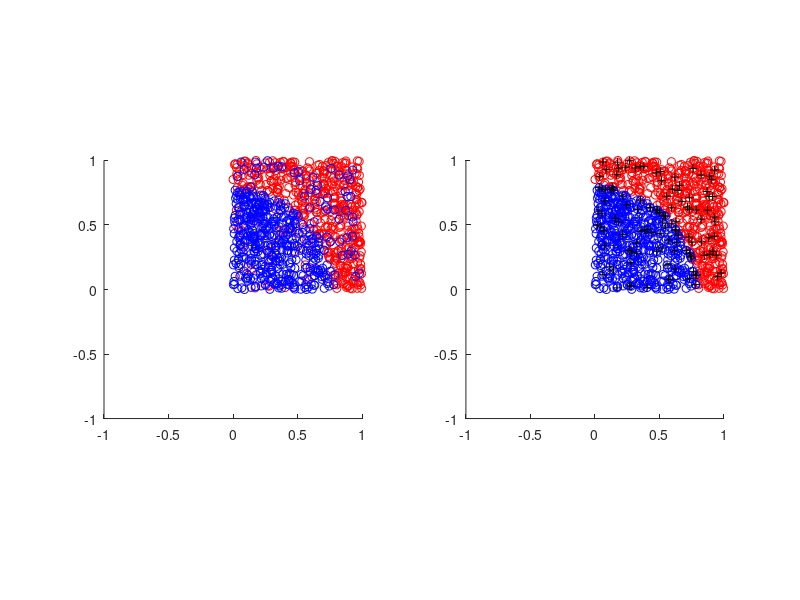
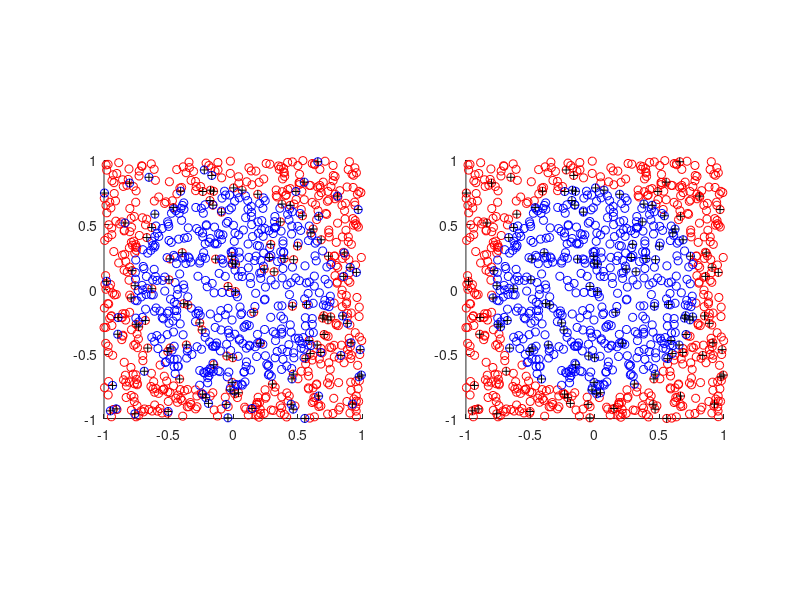

The MATLAB source for these figures, in order:
clc
clear all;
NOUTSAMPLE      = 1000;
DIMENSIONALITY  = 2;
NINSAMPLE       = 1000;
NRUNS           = 1000;
errorIn         = nan(1, NRUNS);
errorOut        = nan(1, NRUNS);

for r = 1:NRUNS  
  % generate random data inside [-1 1]^N space
  X                 = 2*rand(DIMENSIONALITY,NINSAMPLE)-1; % uniform distribution between [-1 and 1]
  Y                 = sign(sum(X.^2,1)-0.6); % classify data using the random hyperplane generated
   
  % add some noise to Y
  randomIndicies    = randperm(NINSAMPLE, 0.10*NINSAMPLE);
  Y(randomIndicies) = -1*Y(randomIndicies);

  % nl regression
  X_nl          = [ones(1,NINSAMPLE); X(1,:); X(2,:); X(1,:).*X(1,:); X(1,:).^2; X(2,:).^2];
  w_nl(:,r)     = pinv(X_nl)'*Y';
  Y_nl          = sign(w_nl(:,r)'*X_nl);
  
  % check which of the given equations it is in agreement with most of the
  % time
  coef = [ -1 -0.05 0.08 0.13 1.5 1.5;
    -1 -0.05 0.08 0.13 1.5 15;
    -1 -0.05 0.08 0.13 15 1.5;
    -1 -1.5 0.08 0.13 15 1.5
    -1 -1.5 0.08 0.13 0.05 0.05;
    -1 -0.05 0.08 1.5 0.15 0.15];
  Y_coef = sign(coef*X_nl);
  
  AGREE_coef = Y_coef == repmat(Y_nl, size(coef,2), 1);
  agreePercent_coef(:,r) = sum(AGREE_coef,2)/NINSAMPLE;

  % out of sample
  X_out                   = rand(DIMENSIONALITY, NOUTSAMPLE);
  Y_out                   = sign(sum(X_out.^2,1)-0.6);
  Y_out_noisy             = Y_out;
  randomIndicies          = randperm(NOUTSAMPLE, 0.10*NOUTSAMPLE);
  Y_out_noisy(randomIndicies)   = -1*Y_out_noisy(randomIndicies);
  
  X_out_nl                = [ones(1,NOUTSAMPLE); X_out(1,:); X_out(2,:); X_out(1,:).*X_out(1,:); X_out(1,:).^2; X_out(2,:).^2];
  Y_out_nl                = sign(w_nl(:,r)'*X_out_nl);

  errorOut_nl(r)          = sum(Y_out_noisy ~= Y_out_nl)/NOUTSAMPLE;
end
mean(errorOut_nl)
mean(agreePercent_coef,2)
% mean(errorOut)
% mean(iterations_pla)

%%
figure;
subplot(1,2,1)
hold on
plot(X_out(1,Y_out_noisy>0), X_out(2,Y_out_noisy>0), 'ro');
plot(X_out(1,Y_out_noisy<0), X_out(2,Y_out_noisy<0), 'bo');
axis equal
axis([-1 1 -1 1])

subplot(1,2,2)
hold on
plot(X_out(1,Y_out_nl>0), X_out(2,Y_out_nl>0), 'ro');
plot(X_out(1,Y_out_nl<0), X_out(2,Y_out_nl<0), 'bo');
plot(X_out(1,Y_out_nl~=Y_out_noisy), X_out(2,Y_out_nl~=Y_out_noisy), '+k');
hold off
axis equal
axis([-1 1 -1 1])

%%
figure;
subplot(1,2,1)
hold on
plot(X(1,Y>0), X(2,Y>0), 'ro');
plot(X(1,Y<0), X(2,Y<0), 'bo');
plot(X(1,Y_nl~=Y), X(2,Y_nl~=Y), '+k');
axis equal
axis([-1 1 -1 1])


subplot(1,2,2)
hold on
plot(X(1,Y_nl>0), X(2,Y_nl>0), 'ro');
plot(X(1,Y_nl<0), X(2,Y_nl<0), 'bo');
plot(X(1,Y_nl~=Y), X(2,Y_nl~=Y), '+k');
hold off
axis equal
axis([-1 1 -1 1])